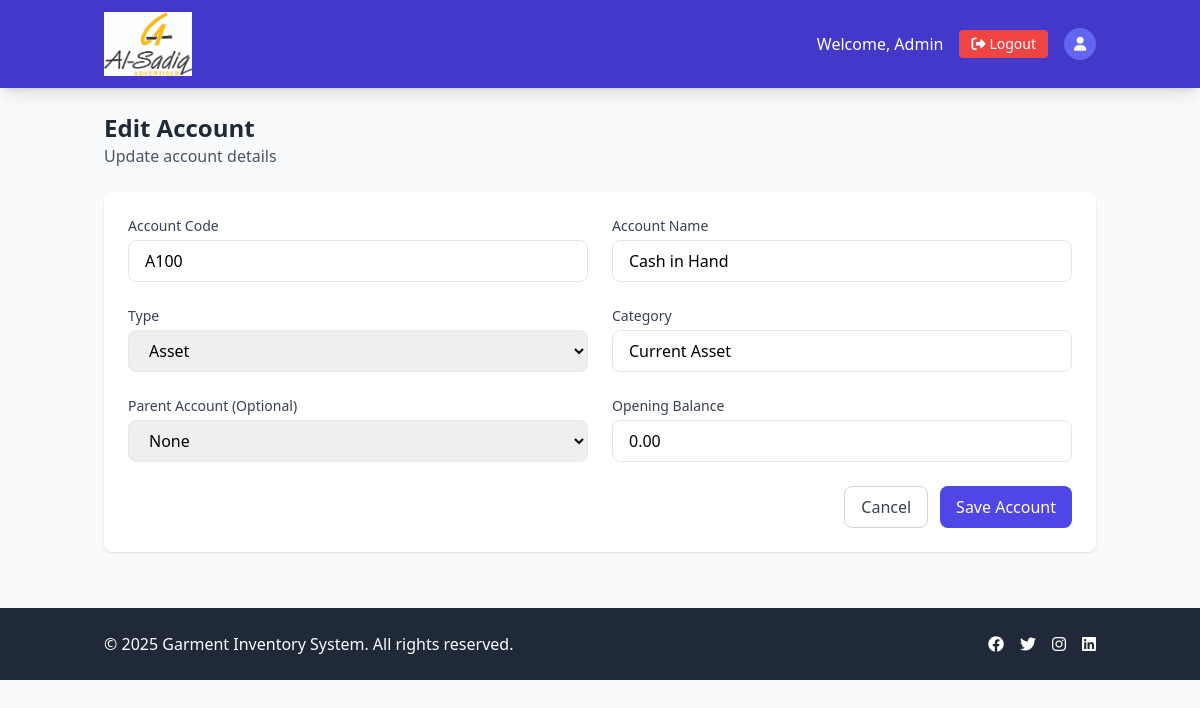
Screenshot of /account_form.php?id=1 with the database file from the repository.
### tables this page shows
CREATE TABLE `accounts` (
  `id` int(11) NOT NULL,
  `code` varchar(20) NOT NULL,
  `name` varchar(100) NOT NULL,
  `type` enum('Asset','Liability','Equity','Income','Expense') NOT NULL,
  `category` varchar(50) DEFAULT NULL,
  `parent_id` int(11) DEFAULT NULL,
  `opening_balance` decimal(15,2) DEFAULT 0.00,
  `balance` decimal(15,2) DEFAULT 0.00,
  `created_at` timestamp NOT NULL DEFAULT current_timestamp(),
  `updated_at` timestamp NOT NULL DEFAULT current_timestamp() ON UPDATE current_timestamp()
);

### account_form.php (the view, shortened to what this page needs)
<?php
include 'header.php';
include 'db_connection.php';
$account = null;
if (isset($_GET['id'])) {
    $id = $_GET['id'];
    $query = "SELECT * FROM accounts WHERE id = $id";
    $result = mysqli_query($conn, $query);
    $account = mysqli_fetch_assoc($result);
}
?>
<div class="container mx-auto px-4 py-6">
    <div class="flex justify-between items-center mb-6">
        <div>
            <h2 class="text-2xl font-bold text-gray-800"><?php echo $account ? 'Edit Account' : 'New Account'; ?></h2>
            <p class="text-gray-600"><?php echo $account ? 'Update account details' : 'Create a new account'; ?></p>
        </div>
    </div>
    <div class="bg-white rounded-lg shadow p-6">
        <form method="post">
            <div class="grid grid-cols-1 md:grid-cols-2 gap-6">
                <div>
                    <label for="code" class="block text-sm font-medium text-gray-700 mb-1">Account Code</label>
                    <input type="text" id="code" name="code" required class="w-full border rounded-lg px-4 py-2 focus:outline-none focus:ring-2 focus:ring-indigo-500" value="<?php echo $account ? htmlspecialchars($account['code']) : ''; ?>">
                </div>
                <div>
                    <label for="name" class="block text-sm font-medium text-gray-700 mb-1">Account Name</label>
                    <input type="text" id="name" name="name" required class="w-full border rounded-lg px-4 py-2 focus:outline-none focus:ring-2 focus:ring-indigo-500" value="<?php echo $account ? htmlspecialchars($account['name']) : ''; ?>">
                </div>
                <div>
                    <label for="type" class="block text-sm font-medium text-gray-700 mb-1">Type</label>
                    <select id="type" name="type" required class="w-full border rounded-lg px-4 py-2 focus:outline-none focus:ring-2 focus:ring-indigo-500">
                        <option value="Asset" <?php echo $account && $account['type'] == 'Asset' ? 'selected' : ''; ?>>Asset</option>
                    </select>
                </div>
                <div>
                    <label for="category" class="block text-sm font-medium text-gray-700 mb-1">Category</label>
                    <input type="text" id="category" name="category" required class="w-full border rounded-lg px-4 py-2 focus:outline-none focus:ring-2 focus:ring-indigo-500" value="<?php echo $account ? htmlspecialchars($account['category']) : ''; ?>">
                </div>
                <div>
                    <label for="parent_id" class="block text-sm font-medium text-gray-700 mb-1">Parent Account (Optional)</label>
                    <select id="parent_id" name="parent_id" class="w-full border rounded-lg px-4 py-2 focus:outline-none focus:ring-2 focus:ring-indigo-500">
                        <option value="">None</option>
                    </select>
                </div>
                <div>
                    <label for="opening_balance" class="block text-sm font-medium text-gray-700 mb-1">Opening Balance</label>
                    <input type="number" id="opening_balance" name="opening_balance" step="0.01" required class="w-full border rounded-lg px-4 py-2 focus:outline-none focus:ring-2 focus:ring-indigo-500" value="<?php echo $account ? htmlspecialchars($account['opening_balance']) : '0.00'; ?>">
                </div>
            </div>
            <div class="mt-6 flex justify-end space-x-3">
                <a href="chart_of_accounts.php" class="bg-white border border-gray-300 rounded-lg px-4 py-2 text-gray-700 hover:bg-gray-50">Cancel</a>
                <button type="submit" class="bg-indigo-600 hover:bg-indigo-700 text-white px-4 py-2 rounded-lg">Save Account</button>
            </div>
        </form>
    </div>
</div>
<?php include 'footer.php'; ?>

### rows the page displays
accounts: code "A100", name "Cash in Hand", type "Asset", category "Current Asset", opening_balance "0.00"
